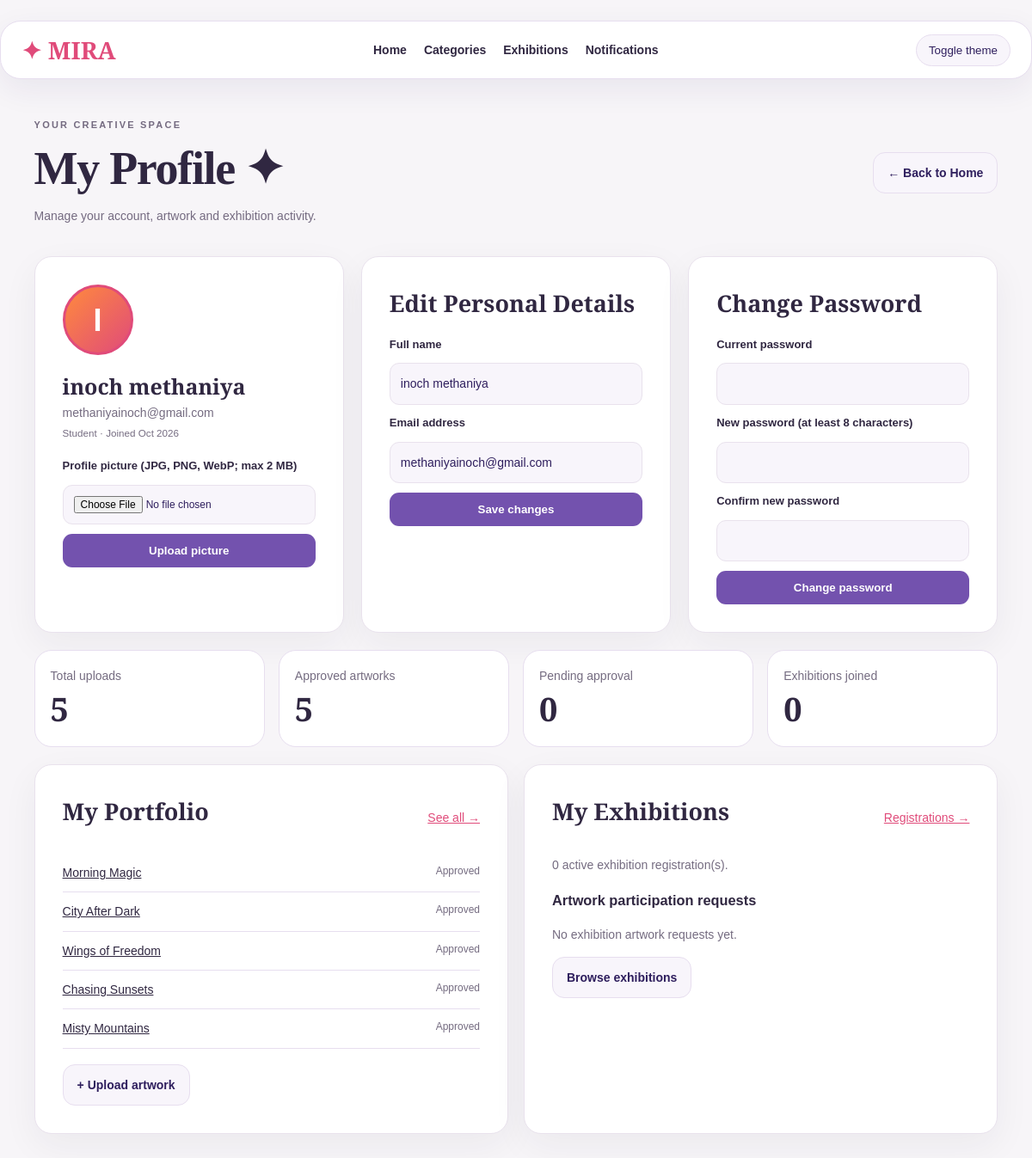
/profile.php (signed in), run on the app's committed database.
### tables this page shows
CREATE TABLE `users` (
  `USER_ID` int(11) NOT NULL,
  `FULL_NAME` varchar(100) NOT NULL,
  `EMAIL` varchar(250) NOT NULL,
  `PASSWORD` varchar(200) NOT NULL,
  `ROLE` enum('STUDENT','ARTIST','ADMIN') DEFAULT 'STUDENT',
  `CREATED_AT` timestamp NOT NULL DEFAULT current_timestamp(),
  `ABOUT_ARTIST` text DEFAULT NULL,
  `PROFILE_PHOTO` varchar(255) DEFAULT NULL,
  `COVER_PHOTO` varchar(255) DEFAULT NULL,
  `account_status` varchar(20) NOT NULL DEFAULT 'active',
  `profile_image` varchar(255) DEFAULT NULL
);

CREATE TABLE `artworks` (
  `artwork_id` int(11) NOT NULL,
  `user_id` int(11) NOT NULL,
  `category_id` int(11) NOT NULL,
  `title` varchar(200) NOT NULL,
  `description` text DEFAULT NULL,
  `status` varchar(100) DEFAULT 'pending',
  `is_featured` tinyint(1) DEFAULT 0,
  `created_at` timestamp NOT NULL DEFAULT current_timestamp(),
  `rejection_reason` text DEFAULT NULL,
  `reviewed_at` timestamp NULL DEFAULT NULL,
  `reviewed_by` int(11) DEFAULT NULL,
  `featured_order` int(11) DEFAULT NULL
);

### profile.php (the view, shortened to what this page needs)
<?php
require __DIR__ . '/student-access.php';
$uid = (int)$_SESSION['user_id'];
$stmt = $conn->prepare('SELECT FULL_NAME, EMAIL, ROLE, CREATED_AT, profile_image FROM users WHERE USER_ID=? LIMIT 1');
$stmt->bind_param('i', $uid); $stmt->execute(); $user = $stmt->get_result()->fetch_assoc(); $stmt->close();
function pe($v): string { return htmlspecialchars((string)$v, ENT_QUOTES | ENT_SUBSTITUTE, 'UTF-8'); }
$stmt=$conn->prepare("SELECT COUNT(*) AS total, COALESCE(SUM(LOWER(status)='approved'),0) AS approved, COALESCE(SUM(LOWER(status)='pending'),0) AS pending FROM artworks WHERE user_id=?");
$stmt->bind_param('i',$uid);$stmt->execute();$artStats=$stmt->get_result()->fetch_assoc();$stmt->close();
$stmt=$conn->prepare('SELECT artwork_id,title,status,created_at FROM artworks WHERE user_id=? ORDER BY created_at DESC LIMIT 8');
$stmt->bind_param('i',$uid);$stmt->execute();$artworks=$stmt->get_result()->fetch_all(MYSQLI_ASSOC);$stmt->close();
$regCount=0; $requests=[];
if ($conn->query("SHOW TABLES LIKE 'event_registrations'")->num_rows) {
 $stmt=$conn->prepare("SELECT COUNT(*) FROM event_registrations WHERE user_id=? AND status <> 'cancelled'");
 $stmt->bind_param('i',$uid);$stmt->execute();$regCount=(int)$stmt->get_result()->fetch_row()[0];$stmt->close();
}
if ($conn->query("SHOW TABLES LIKE 'exhibition_requests'")->num_rows) {
 $stmt=$conn->prepare('SELECT e.title, r.status, r.requested_at FROM exhibition_requests r JOIN events e ON e.event_id=r.event_id WHERE r.user_id=? ORDER BY r.requested_at DESC LIMIT 5');
 $stmt->bind_param('i',$uid);$stmt->execute();$requests=$stmt->get_result()->fetch_all(MYSQLI_ASSOC);$stmt->close();
}
$avatar=(string)($user['profile_image']??'');
$avatarOk=(bool)preg_match('~^uploads/profiles/[a-f0-9]{32}\.(jpg|png|webp)$~',$avatar);
$initial=function_exists('mb_substr')?mb_substr($user['FULL_NAME'],0,1):substr($user['FULL_NAME'],0,1);
?><!doctype html><html lang="en"><head><link rel="stylesheet" href="profile.css"><link rel="stylesheet" href="mira-design-system.css?v=1">
</head><body class="mira-profile-page">
<header class="profile-top"><a class="profile-brand" href="user-home.php">✦ MIRA</a><nav aria-label="Student navigation"><a href="user-home.php">Home</a><a href="gallery.php">Categories</a><a href="exhibitions.php">Exhibitions</a><a href="notifications.php">Notifications</a></nav><button type="button" id="themeToggle" class="profile-theme">Toggle theme</button></header>
<main class="profile-container"><div class="profile-heading"><div><p class="profile-eyebrow">YOUR CREATIVE SPACE</p><h1>My Profile ✦</h1><p>Manage your account, artwork and exhibition activity.</p></div><a class="profile-button secondary" href="user-home.php">← Back to Home</a></div>
<section class="profile-grid"><div class="profile-card profile-account"><div class="profile-identity"><?php if($avatarOk):?><img class="profile-picture" src="<?=pe($avatar)?>" alt="Profile picture"><?php else:?><div class="profile-picture profile-fallback"><?=pe(strtoupper($initial))?></div><?php endif;?><div><h2><?=pe($user['FULL_NAME'])?></h2><p><?=pe($user['EMAIL'])?></p><small>Student · Joined <?=pe(date('M Y',strtotime($user['CREATED_AT'])))?></small></div></div>
<form action="update-profile.php" method="post" enctype="multipart/form-data" class="profile-form"><input type="hidden" name="csrf" value="<?=pe($_SESSION['profile_csrf'])?>"><input type="hidden" name="action" value="avatar"><label for="profile_photo">Profile picture (JPG, PNG, WebP; max 2 MB)</label><input id="profile_photo" type="file" name="profile_photo" accept="image/jpeg,image/png,image/webp" required><button class="profile-button" type="submit">Upload picture</button></form></div>
<div class="profile-card"><h2>Edit Personal Details</h2><form method="post" action="update-profile.php" class="profile-form"><input type="hidden" name="csrf" value="<?=pe($_SESSION['profile_csrf'])?>"><input type="hidden" name="action" value="details"><label for="fullname">Full name</label><input id="fullname" name="full_name" maxlength="100" required value="<?=pe($user['FULL_NAME'])?>"><label for="email">Email address</label><input id="email" type="email" name="email" maxlength="190" required value="<?=pe($user['EMAIL'])?>"><button class="profile-button" type="submit">Save changes</button></form></div>
<div class="profile-card"><h2>Change Password</h2><form method="post" action="update-profile.php" class="profile-form"><input type="hidden" name="csrf" value="<?=pe($_SESSION['profile_csrf'])?>"><input type="hidden" name="action" value="password"><label for="current">Current password</label><input id="current" type="password" name="current_password" autocomplete="current-password" required><label for="newpass">New password (at least 8 characters)</label><input id="newpass" type="password" name="new_password" minlength="8" autocomplete="new-password" required><label for="confirm">Confirm new password</label><input id="confirm" type="password" name="confirm_password" minlength="8" autocomplete="new-password" required><button class="profile-button" type="submit">Change password</button></form></div></section>
<section class="profile-stats" aria-label="Student statistics"><div><span>Total uploads</span><strong><?=(int)$artStats['total']?></strong></div><div><span>Approved artworks</span><strong><?=(int)$artStats['approved']?></strong></div><div><span>Pending approval</span><strong><?=(int)$artStats['pending']?></strong></div><div><span>Exhibitions joined</span><strong><?=$regCount?></strong></div></section>
<div class="profile-bottom"><section class="profile-card"><div class="profile-card-heading"><h2>My Portfolio</h2><a href="my-artworks.php">See all →</a></div><?php if(!$artworks):?><p>No artworks uploaded yet.</p><?php else:?><div class="profile-activity"><?php foreach($artworks as $art):?><div><a href="my-artworks.php"><?=pe($art['title'])?></a><span class="profile-status"><?=pe(ucfirst($art['status']))?></span></div><?php endforeach;?></div><?php endif;?><a class="profile-button secondary" href="upload-artwork.php">+ Upload artwork</a></section><section class="profile-card"><div class="profile-card-heading"><h2>My Exhibitions</h2><a href="my-events.php">Registrations →</a></div><p><?=$regCount?> active exhibition registration(s).</p><h3>Artwork participation requests</h3><?php if(!$requests):?><p>No exhibition artwork requests yet.</p><?php else:?><div class="profile-activity"><?php foreach($requests as $req):?><div><span><?=pe($req['title'])?></span><span class="profile-status"><?=pe(ucfirst($req['status']))?></span></div><?php endforeach;?></div><?php endif;?><a class="profile-button secondary" href="exhibitions.php">Browse exhibitions</a></section></div></main></body></html>

### profile.css (style rules this page uses)
:root { --p-bg:#f5f2f7;--p-panel:#fff;--p-text:#2e1e5d;--p-muted:#756c81;--p-border:#e7deef;--p-soft:#f8f5fb;--p-shadow:0 12px 36px rgba(46,30,93,.07) }
* { box-sizing:border-box }
body.mira-profile-page { margin:0;background:var(--p-bg);color:var(--p-text);font:14px/1.6 'DM Sans',Arial,sans-serif }
a { color:inherit }
.profile-top { max-width:1200px;margin:24px auto 0;padding:14px 24px;background:var(--p-panel);border:1px solid var(--p-border);border-radius:24px;display:flex;align-items:center;justify-content:space-between;gap:18px;box-shadow:var(--p-shadow) }
.profile-top nav { display:flex;gap:20px;flex-wrap:wrap }
.profile-top a { text-decoration:none;font-weight:600 }
.profile-brand { font:700 28px 'Cormorant Garamond',serif;color:#e04b7a }
.profile-theme { padding:10px 14px;border:1px solid var(--p-border);border-radius:22px;background:var(--p-soft);color:var(--p-text);cursor:pointer }
.profile-container { max-width:1200px;margin:auto;padding:34px 16px 70px }
.profile-heading { display:flex;align-items:center;justify-content:space-between;gap:20px;margin-bottom:22px }
.profile-eyebrow { font-size:12px;letter-spacing:3px;font-weight:700;color:#e04b7a }
.profile-heading h1,.profile-card h2 { font-family:'Cormorant Garamond',serif }
.profile-heading h1 { font-size:clamp(36px,5vw,56px);margin:0 }
.profile-heading p,.profile-card p,.profile-identity small { color:var(--p-muted) }
.profile-grid { display:grid;grid-template-columns:repeat(3,minmax(0,1fr));gap:18px }
.profile-card { background:var(--p-panel);border:1px solid var(--p-border);border-radius:24px;padding:24px;box-shadow:var(--p-shadow);min-width:0 }
.profile-card h2 { font-size:27px;margin:0 0 16px }
.profile-identity { display:flex;gap:16px;align-items:center;flex-wrap:wrap;margin-bottom:18px }
.profile-identity h2 { margin:0;font-size:25px }
.profile-identity p { margin:0;overflow-wrap:anywhere }
.profile-picture { width:82px;height:82px;border-radius:50%;object-fit:cover;border:3px solid #e04b7a }
.profile-fallback { display:grid;place-items:center;background:linear-gradient(135deg,#ff8a3d,#e04b7a);color:white;font-size:36px;font-weight:700 }
.profile-form { display:flex;flex-direction:column;gap:11px }
.profile-form label { font-size:13px;font-weight:700 }
.profile-form input { width:100%;min-width:0;border:1px solid var(--p-border);border-radius:12px;background:var(--p-soft);color:var(--p-text);padding:12px;font:inherit }
.profile-form input[type=file] { font-size:12px }
.profile-button { display:inline-block;border:none;border-radius:14px;background:linear-gradient(110deg,#ff8a3d,#e04b7a);padding:12px 16px;color:#fff;font-weight:700;text-decoration:none;cursor:pointer;text-align:center }
.profile-button.secondary { background:var(--p-soft);border:1px solid var(--p-border);color:var(--p-text) }
.profile-stats { display:grid;grid-template-columns:repeat(4,minmax(0,1fr));gap:16px;margin:20px 0 }
.profile-stats>div { background:var(--p-panel);border:1px solid var(--p-border);border-radius:20px;padding:18px }
.profile-stats span { display:block;color:var(--p-muted) }
.profile-stats strong { font:700 38px 'Cormorant Garamond',serif }
.profile-bottom { display:grid;grid-template-columns:1fr 1fr;gap:18px }
.profile-card-heading { display:flex;align-items:center;justify-content:space-between;gap:12px }
.profile-card-heading a { color:#e04b7a }
.profile-activity { margin:12px 0 18px }
.profile-activity>div { border-bottom:1px solid var(--p-border);display:flex;justify-content:space-between;gap:12px;padding:11px 0 }
.profile-status { font-size:12px;color:var(--p-muted);text-transform:capitalize }

### data on the page
users: FULL_NAME "I", FULL_NAME "inoch methaniya", EMAIL "methaniyainoch@gmail.com", CREATED_AT "Oct 2026", full_name "inoch methaniya", email "methaniyainoch@gmail.com"
artworks: title "Morning Magic", status "Approved"
artworks: title "City After Dark", status "Approved"
artworks: title "Wings of Freedom", status "Approved"
artworks: title "Chasing Sunsets", status "Approved"
artworks: title "Misty Mountains", status "Approved"

### other printed values
$artStats['total'] "5"
$artStats['approved'] "5"
$artStats['pending'] "0"
$regCount "0"
